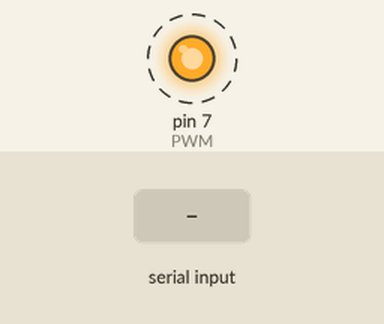
Recording of a sketch running on a simulated Arduino Uno, built with avr-gcc and run on an emulated ATmega328P. Parts: output pins drawn as LEDs (lit = HIGH). Dashed ring = blinking. Inputs (shaded band) come from the test bench. What the sketch prints to the serial monitor is not drawn.

Above: at 0.79 s.
1.3 s: "90,45\n" received over Serial
4.3 s: "5\n" received over Serial
Timing chart, 0 to 13.3 s (numbered marks = the images above; inputs shaded):
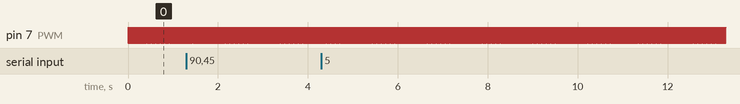

The sketch:

TransmitterSend.ino
```cpp
int incomingByte = 0;
const byte numChars = 32;
char receivedChars[numChars];   // an array to store the received data
boolean newData = false;
int dataNumber = 0;


// PWM
int PWM = 7;
int val = 255;
bool high = true;
int count = 0;


#include <SoftwareSerial.h>

#define rxPin 3
#define txPin 4

SoftwareSerial XSERIAL = SoftwareSerial(rxPin, txPin);

void setup() {
  // put your setup code here, to run once:
  XSERIAL.begin(1200);
  Serial.begin(9600);
  Serial.println("Begin");
}

void loop() {

  if(high){
    analogWrite(PWM, val);
    val = 0;
    high = false;
  }
  else{
    analogWrite(PWM, val);
    val = 255;
    high = true;
  }


  delay(10);


  checkForInput();
  if(newData == true){
    XSERIAL.println(receivedChars);
    Serial.println(receivedChars);
    newData = false;
  }
}


void showNewNumber() {
  if (newData == true)
  {
    dataNumber = 0;
    dataNumber = atoi(receivedChars);
    newData = false;
  }
}

void checkForInput()
{
  static byte ndx = 0;
  char endMarker = '\n';
  char rc;

  if (Serial.available() > 0)
  {
    rc = Serial.read();

    if (rc != endMarker)
    {
      receivedChars[ndx] = rc;
      ndx++;
      if (ndx >= numChars)
      {
        ndx = numChars - 1;
      }
    }
    else
    {
      receivedChars[ndx] = '\0'; // terminate the string
      ndx = 0;
      newData = true;
    }
  }
}
```

Measured:
- by itself, pin 7 (PWM): alternates HIGH for 0.01 s and LOW for 0.01 s
